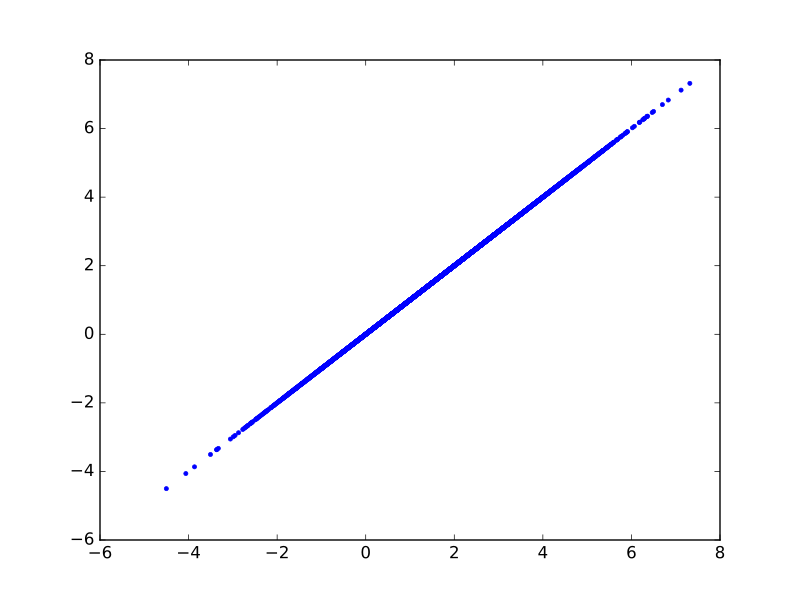

Reproduce this figure in Python.
# The parameter for the hrf1 regressor in the orth model
# is the same as the parameter for the hrf1 regressor in the
# single regressor model
plt.plot(B_ones[0], B_boths_o[0], '.')
# [...]
np.allclose(B_ones[0], B_boths_o[0])
# True
